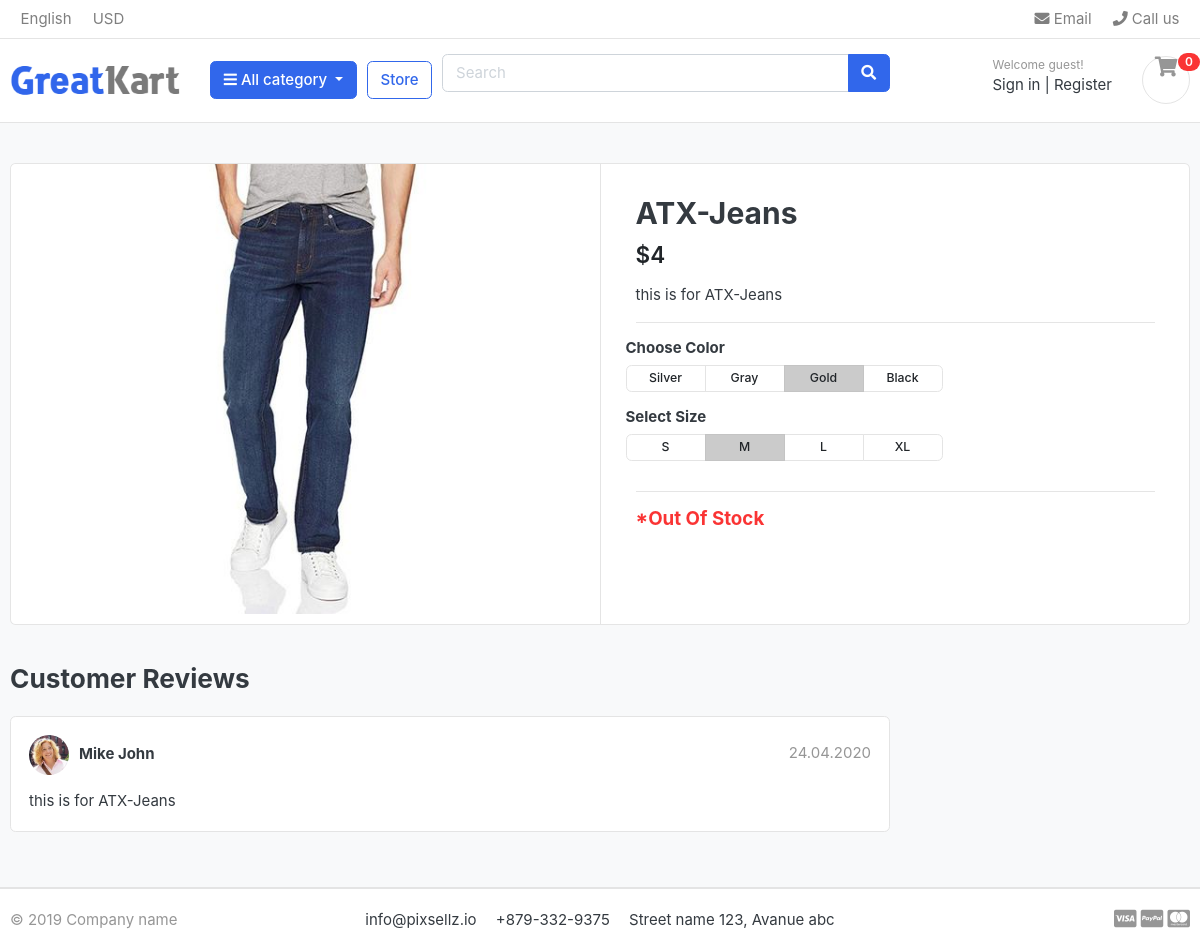
The page /store/jeans/atx-jeans on the database its author committed.
### store/models.py (models this page shows, shortened)
class Product(models.Model):
    product_name = models.CharField(max_length=200, unique=True)
    slug = models.SlugField(max_length=200, unique=True)
    description = models.TextField(max_length=500, blank=True)
    price = models.IntegerField()
    images = models.ImageField(upload_to='photos/products')
    stock = models.IntegerField()
    is_available = models.BooleanField(default=True)
    category = models.ForeignKey(Category, on_delete=models.CASCADE)
    created_date = models.DateTimeField(auto_now_add=True)
    modified_date = models.DateTimeField(auto_now=True)

### store/views.py (the view)
# urls.py: path("<slug:category_slug>/<slug:product_slug>", product_detail, name="product_details"),
def product_detail(request, category_slug, product_slug):
    try:
        if product_slug:
            product_slug = product_slug.lower()
        single_product = Product.objects.get(category__slug=category_slug,
                                             slug=product_slug)
    except Exception as e:
        raise e
    context = {'single_product': single_product}
    return render(request, 'product_detail.html', context)

### Category/context_processor.py (called while the page is built)
def menu_links(request):
    links = Category.objects.all()
    return dict(links=links)

### Category/models.py (called while the page is built)
    def get_url(self):
        return reverse('products_by_category', args=[self.slug])

### templates/product_detail.html
{% extends 'base.html' %}
{% load static %}
{% block content %}
<section class="section-content padding-y bg">
    <div class="container">
        <div class="card">
            <div class="row no-gutters">
                <aside class="col-md-6">
                    <article class="gallery-wrap">
                        <div class="img-big-wrap">
                            <a href="#"><img src="{{ single_product.images.url }}"></a>
                        </div>
                    </article>
                </aside>
                <main class="col-md-6 border-left">
                    <article class="content-body">
                        <h2 class="title">{{ single_product.product_name }}</h2>
                        <div class="mb-3">
                            <var class="price h4">${{ single_product.price }}</var>
                        </div>
                        <p>{{ single_product.description }}</p>
                        <hr>
                        <div class="row">
                            <div class="item-option-select">
                                <h6>Choose Color</h6>
                                <div class="btn-group btn-group-sm btn-group-toggle" data-toggle="buttons">
                                    <label class="btn btn-light">
                                        <input type="radio" name="radio_color"> Silver
                                    </label>
                                    <label class="btn btn-light">
                                        <input type="radio" name="radio_color"> Gray
                                    </label>
                                    <label class="btn btn-light active">
                                        <input type="radio" name="radio_color checked"> Gold
                                    </label>
                                    <label class="btn btn-light">
                                        <input type="radio" name="radio_color"> Black
                                    </label>
                                </div>
                            </div>
                        </div>
                        <div class="row">
                            <div class="item-option-select">
                                <h6>Select Size</h6>
                                <div class="btn-group btn-group-sm btn-group-toggle" data-toggle="buttons">
                                    <label class="btn btn-light">
                                        <input type="radio" name="radio_color"> S
                                    </label>
                                    <label class="btn btn-light active">
                                        <input type="radio" name="radio_color" checked> M
                                    </label>
                                    <label class="btn btn-light">
                                        <input type="radio" name="radio_color"> L
                                    </label>
                                    <label class="btn btn-light">
                                        <input type="radio" name="radio_color"> XL
                                    </label>
                                </div>
                            </div>
                        </div>
                        <hr>
                            {% if single_product.stock <= 0 %}
                                <h5 class="text-danger">*Out Of Stock</h5>
                            {% else %}
                                <a href="./product-detail.html" class="btn  btn-primary"> <span class="text">
                                    Add to cart
                                </span>
                                <i class="fas fa-shopping-cart"></i> </a>
                            {% endif %}
                    </article>
                </main>
            </div>
        </div>
        <br>
        <div class="row">
            <div class="col-md-9">
                <header class="section-heading">
                    <h3>Customer Reviews </h3>
                </header>
                <article class="box mb-3">
                    <div class="icontext w-100">
                        <img src="{% static './images/avatars/avatar1.jpg' %}" class="img-xs icon rounded-circle">
                        <div class="text">
                            <span class="date text-muted float-md-right">24.04.2020 </span>
                            <h6 class="mb-1">Mike John </h6>
                        </div>
                    </div>
                    <div class="mt-3">
                        <p>{{ single_product.description }}</p>
                    </div>
                </article>
            </div>
        </div>
    </div>
</section>
</body>
</html>
{% endblock %}

### static/css/ui.css (style rules this page uses)
html { font-family: "Inter", sans-serif; font-size: 15px; }
.content-body { flex: 1 1 auto; padding: 2rem 2.3rem; }
.img-xs, .img-sm, .img-md, .img-lg { -o-object-fit: cover; object-fit: cover; flex-shrink: 0; flex-grow: 0; }
.img-xs { width: 40px; height: 40px; }
.padding-y { padding-top: 40px; padding-bottom: 40px; }
var { font-style: normal; }
article:after, .form-group:after { display: block; clear: both; content: ""; }
.bg { background-color: #f8f9fa; }
.section-heading { margin-bottom: 20px; margin-top: 15px; }
p:last-child { margin-bottom: 0; }
.btn-light { background-color: #fff; border-color: #e4e4e4; }
.icontext { display: inline-flex; align-items: center; vertical-align: middle; }
.icontext .text { width: 100%; line-height: 1.2; }
.icontext .icon { position: relative; margin-right: 10px; flex-shrink: 0; flex-grow: 0; }
.price { font-weight: 600; color: #212529; }
.box { padding: 18px; background: #fff; border-radius: 0.37rem; border: 1px solid #e4e4e4; }
.box img { max-width: 100%; }
.gallery-wrap .img-big-wrap { margin-bottom: 10px; border-radius: 0.37rem; overflow: hidden; background-color: #fff; }
.gallery-wrap .img-big-wrap a { text-align: center; display: block; }
.gallery-wrap .img-big-wrap img { height: 450px; width: auto; display: inline-block; }
.item-option-select { margin-bottom: 1rem; display: inline-block; margin-right: 15px; }
.item-option-select .btn { min-width: 80px; }

### rows shown on the page
Product: images (picture), product_name "ATX-Jeans", price "4", description "this is for ATX-Jeans"
